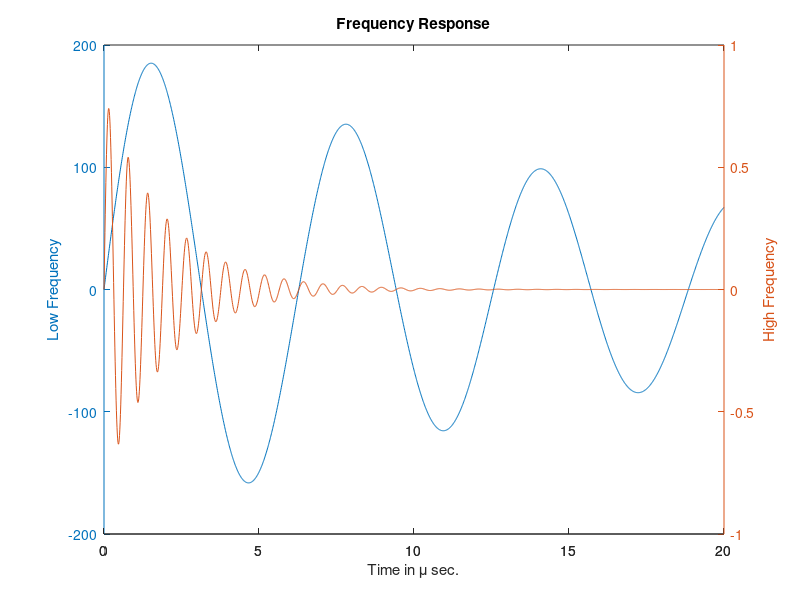

Write MATLAB code to recreate this figure.
% Create some data for the two curves to be plotted
x  = 0:0.01:20;
y1 = 200*exp(-0.05*x).*sin(x);
y2 = 0.8*exp(-0.5*x).*sin(10*x);

% Create a plot with 2 y axes using the plotyy function
figure
[ax, h1, h2] = plotyy(x, y1, x, y2, 'plot');

% Add title and x axis label
xlabel('Time in \mu sec.')
title('Frequency Response')
% Use the axis handles to set the labels of the y axes
set(get(ax(1), 'YLabel'), 'String', 'Low Frequency')
set(get(ax(2), 'YLabel'), 'String', 'High Frequency')
